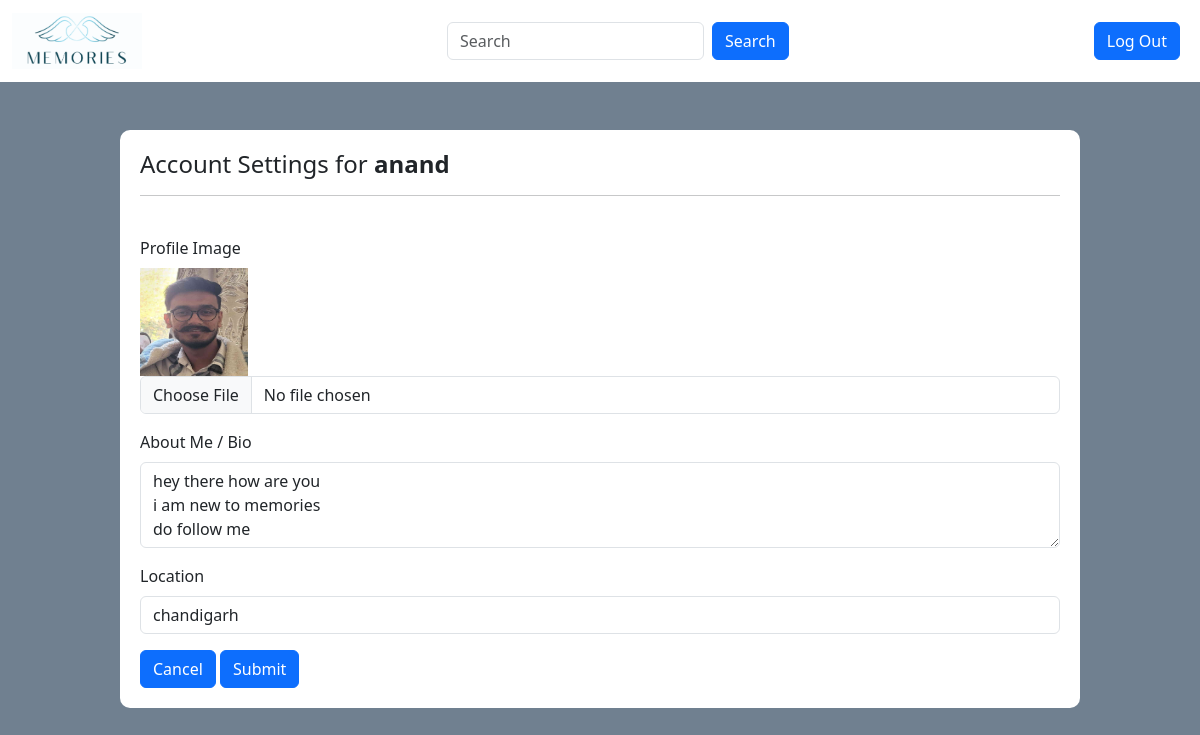
Page /settings/ (signed in) on the committed database.
### socialmediawebsite/models.py (models this page shows, shortened)
class Profile(models.Model):
    user = models.ForeignKey(User, on_delete=models.CASCADE)
    id_user = models.IntegerField()
    bio = models.TextField(blank=True)
    profileimg = models.ImageField(upload_to='profile_images', default='blank-profile-picture.png')
    location = models.CharField(max_length=100, blank=True)

### socialmediawebsite/views.py (the view, shortened to what this page needs)
# urls.py: path('settings/',views.settings,name='settings'),
@login_required(login_url='login')
def settings(request):
    user_profile = Profile.objects.get(user=request.user)
    return render(request, 'settings.html', {'user_profile': user_profile})

### templates/settings.html (shortened to what this page needs)
{% load static %}
<!DOCTYPE html>
<html>
<head>
	<link rel="stylesheet" href="https://cdn.jsdelivr.net/npm/bootstrap@5.3.3/dist/css/bootstrap.min.css">
</head>
<body style="background-color: #708090;">
  <nav class="navbar navbar-expand-md navbar-light bg-white">
    <div class="container-fluid">
      <a class="navbar-brand me-auto" href="/home/">
        <img src="{% static 'memories.png' %}" alt="Logo" style="width: 130px;">
      </a>
      <div class="offcanvas offcanvas-end" tabindex="-1" id="offcanvasNavbar" aria-labelledby="offcanvasNavbarLabel">
        <div class="offcanvas-body d-md-flex justify-content-end align-items-center">
          <form action="/search/" method="POST" class="d-flex mx-auto">
            <input name="username" class="form-control me-2" type="search" placeholder="Search" aria-label="Search">
            <button class="btn btn-primary" type="submit">Search</button>
          </form>
            <a class="btn btn-primary me-2" href="/logout/">Log Out</a>
        </div>
      </div>
    </div>
  </nav>
  <div class="bg-white" style="border-radius: 10px; width: 80%; margin: 0 auto; margin-bottom: 15px;" >
	<div class="container mt-5" style="padding: 20px;">
    <h4>Account Settings for <b>{{user.username}}</b></h4>
    <hr>
    <br>
    <form action="" method="POST" enctype="multipart/form-data">
      <div class="mb-3">
        <label for="email" class="form-label">Profile Image</label><br>
        <img width="108" height="108" src="{{user_profile.profileimg.url}}" />
        <input type="file" name="image" class="form-control" id="email"  placeholder="Enter your email">
      </div>
      <div class="mb-3">
        <label for="aboutMe" class="form-label">About Me / Bio</label>
        <textarea name="bio" class="form-control" id="aboutMe" rows="3" placeholder="Tell us about yourself">{{user_profile.bio}}</textarea>
      </div>
      <div class="mb-3">
        <label for="location" class="form-label">Location</label>
        <input name="location" type="text" class="form-control" value="{{user_profile.location}}" id="location" placeholder="Enter your location">
      </div>
      <a href="/home/"><button style="color: white; " type="button" class="btn btn-primary">Cancel </button>
      <button type="submit" class="btn btn-primary">Submit</button></a>
    </form>
  </div>
</div>
</body>
</html>

### templates/settings.html (style rules this page uses)
a { text-decoration: none; }

### rows in the picture
Profile: profileimg (picture), bio "hey there how are you i am new to memories do follow me", location "chandigarh"

### other values in the picture
{{ user.username }} "anand"
